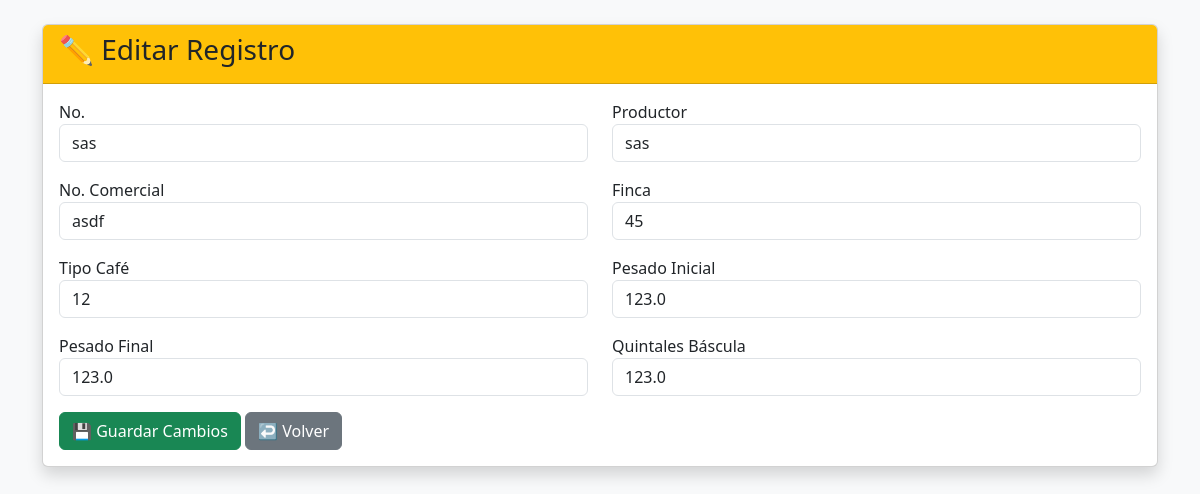
The page /editar/4 on the database its author committed.
### tables this page shows
CREATE TABLE registros (
    id INTEGER PRIMARY KEY AUTOINCREMENT,
    numero TEXT,
    productor TEXT,
    numero_comercial TEXT,
    finca TEXT,
    tipo_cafe TEXT,
    pesado_inicial REAL,
    pesado_final REAL,
    quintales_bascula REAL,
    imagen TEXT,
    fecha_registro TEXT
);

### app.py (the view, shortened to what this page needs)
@app.route("/editar/<int:id>", methods=["GET", "POST"])
def editar(id):
    conexion = sqlite3.connect("cafe.db")
    cursor = conexion.cursor()
    cursor.execute(
        "SELECT * FROM registros WHERE id=?",
        (id,)
    )
    registro = cursor.fetchone()
    conexion.close()
    return render_template(
        "editar.html",
        registro=registro
    )

### templates/editar.html (shortened to what this page needs)
<!DOCTYPE html>
<html lang="es">
<head>
    <link href="https://cdn.jsdelivr.net/npm/bootstrap@5.3.3/dist/css/bootstrap.min.css" rel="stylesheet">
</head>
<body class="bg-light">
<div class="container mt-4">
    <div class="card shadow">
        <div class="card-header bg-warning">
            <h3>✏️ Editar Registro</h3>
        </div>
        <div class="card-body">
            <form method="POST">
                <div class="row">
                    <div class="col-md-6 mb-3">
                        <label>No.</label>
                        <input
                            type="text"
                            class="form-control"
                            name="numero"
                            value="{{ registro[1] }}"
                        >
                    </div>
                    <div class="col-md-6 mb-3">
                        <label>Productor</label>
                        <input
                            type="text"
                            class="form-control"
                            name="productor"
                            value="{{ registro[2] }}"
                        >
                    </div>
                    <div class="col-md-6 mb-3">
                        <label>No. Comercial</label>
                        <input
                            type="text"
                            class="form-control"
                            name="numero_comercial"
                            value="{{ registro[3] }}"
                        >
                    </div>
                    <div class="col-md-6 mb-3">
                        <label>Finca</label>
                        <input
                            type="text"
                            class="form-control"
                            name="finca"
                            value="{{ registro[4] }}"
                        >
                    </div>
                    <div class="col-md-6 mb-3">
                        <label>Tipo Café</label>
                        <input
                            type="text"
                            class="form-control"
                            name="tipo_cafe"
                            value="{{ registro[5] }}"
                        >
                    </div>
                    <div class="col-md-6 mb-3">
                        <label>Pesado Inicial</label>
                        <input
                            type="number"
                            step="0.01"
                            class="form-control"
                            name="pesado_inicial"
                            value="{{ registro[6] }}"
                        >
                    </div>
                    <div class="col-md-6 mb-3">
                        <label>Pesado Final</label>
                        <input
                            type="     step="0.01"
                            class="form-control"
                            name="pesado_final"
                            value="{{ registro[7] }}"
                        >
                    </div>
                    <div class="col-md-6 mb-3">
                        <label>Quintales Báscula</label>
                        <input
                            type="number"
                            step="0.01"
                            class="form-control"
                            name="quintales_bascula"
                            value="{{ registro[8] }}"
                        >
                    </div>
                </div>
                <button type="submit" class="btn btn-success">
    💾 Guardar Cambios
</button>
             <a href="/registros" class="btn btn-secondary">
             ↩️ Volver
            </a>
            </form>
        </div>
    </div>
</div>
</body>
</html>

### rows shown on the page
registros: numero "sas", productor "sas", numero_comercial "asdf", finca "45", tipo_cafe "12", pesado_inicial "123.0", pesado_final "123.0", quintales_bascula "123.0"
